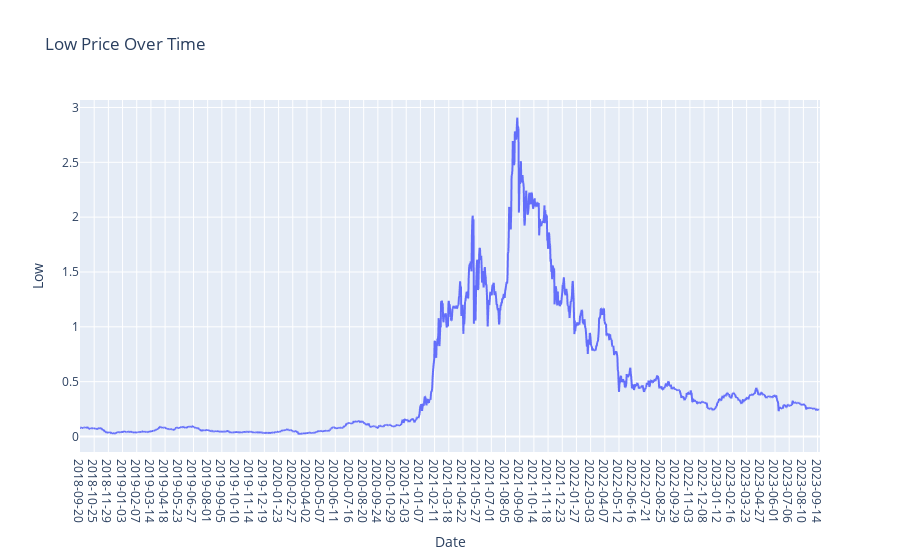

Here is the notebook cell this chart was saved with:
### Markdown cell above
## iii) Graph for Low Column Values

### Code cell
plt.figure(figsize=(14, 6))
fig = px.line(ADA.Low,x=ADA.Date, y='Low', labels={'x': 'Date', 'y': 'Price'}, title='Low Price Over Time')
fig.update_xaxes(type='category')  # Ensure the x-axis treats the index as categorical (date)
fig.show()

### Figure 1 — Plotly figure (JSON) as saved in the notebook; plotly's stock layout.template omitted (floating-point values rounded to 4 significant figures; data arrays with more than 128 entries replaced by an {"elided": "..."} marker saying what was removed)
{"data": [{"hovertemplate": "Date=%{x}<br>Low=%{y}<extra></extra>", "legendgroup": "", "line": {"color": "#636efa", "dash": "solid"}, "marker": {"symbol": "circle"}, "mode": "lines", "name": "", "showlegend": false, "type": "scattergl", "x": {"elided": "1827 str values"}, "xaxis": "x", "y": {"elided": "1827 float values"}, "yaxis": "y"}], "layout": {"legend": {"tracegroupgap": 0}, "title": {"text": "Low Price Over Time"}, "xaxis": {"anchor": "y", "domain": [0, 1], "title": {"text": "Date"}, "type": "category"}, "yaxis": {"anchor": "x", "domain": [0, 1], "title": {"text": "Low"}}}}
